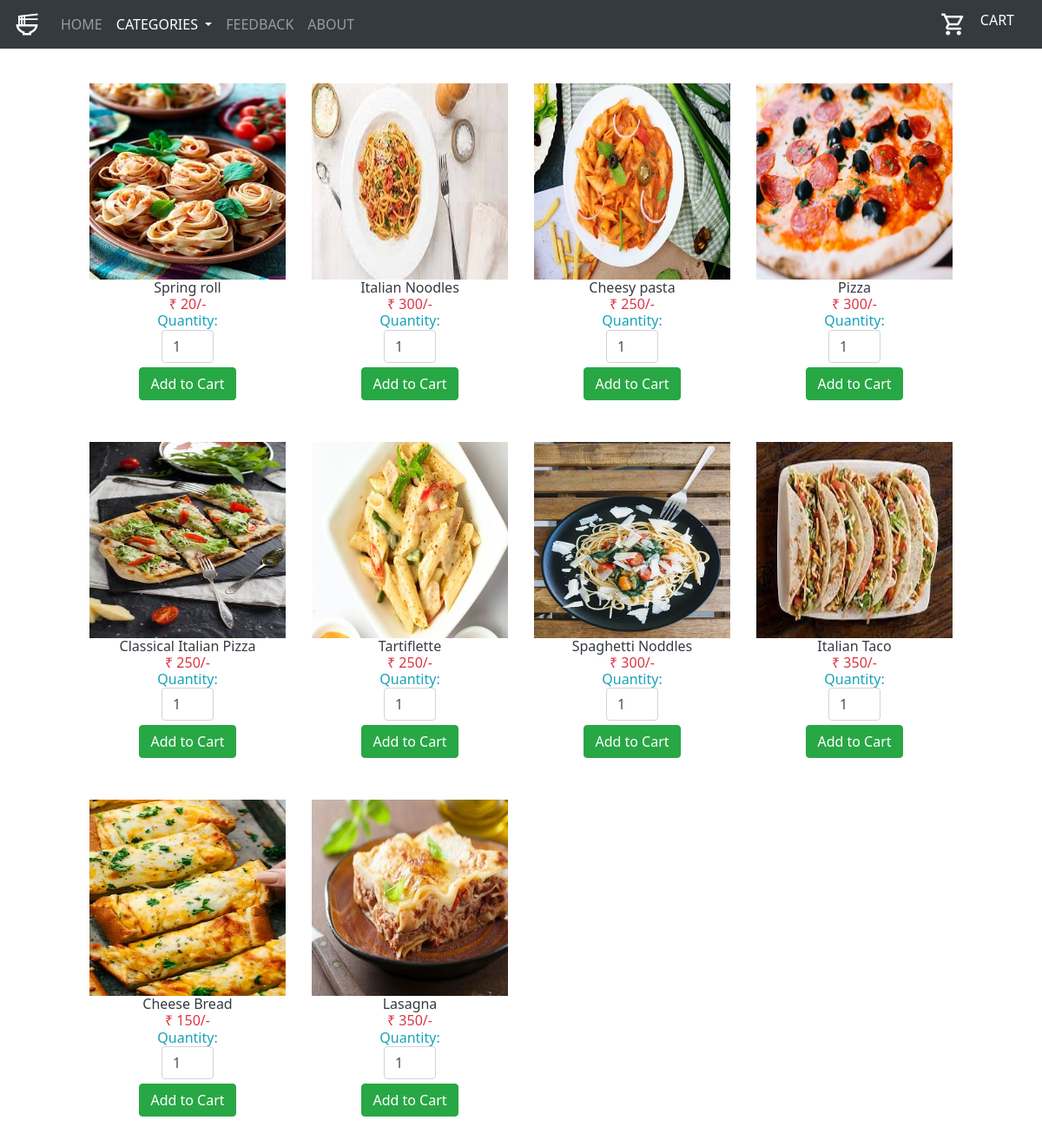
Screenshot of /italian.php (signed in) with the database file from the repository.
### tables this page shows
CREATE TABLE `food` (
  `id` int(11) NOT NULL,
  `category` varchar(20) NOT NULL,
  `name` varchar(30) NOT NULL,
  `price` int(11) NOT NULL,
  `path` varchar(50) NOT NULL,
  `table no` int(11) NOT NULL
);

### italian.php (the view, shortened to what this page needs)
<!doctype html>
<html lang="en">
  <head>
    <link rel="stylesheet" href="https://unpkg.com/swiper/swiper-bundle.css" />
<link rel="stylesheet" href="https://unpkg.com/swiper/swiper-bundle.min.css" />
    <link rel="stylesheet" href="https://cdn.jsdelivr.net/npm/bootstrap@4.6.0/dist/css/bootstrap.min.css">
<link href="https://unpkg.com/tailwindcss@^2/dist/tailwind.min.css" rel="stylesheet">
  </head>
  <body>
<header>
<nav class="navbar navbar-expand-md navbar-dark fixed-top bg-dark " >
  <a class="navbar-brand" href="home.php"> <img src="navbar/logo.svg"  width="30" height="30" class="d-inline-block align-top" alt=""></a>
  <div class="collapse navbar-collapse" id="navbarNavDropdown">
    <ul class="navbar-nav">
      <li class="nav-item ">
        <a class="nav-link" href="home.php">HOME <span class="sr-only">(current)</span></a>
      </li>
      <li class="nav-item dropdown">
        <a class="nav-link active dropdown-toggle" href="#" id="navbarDropdownMenuLink" role="button" data-toggle="dropdown" aria-haspopup="true" aria-expanded="false">
         CATEGORIES
        </a>
      </li>
      <li class="nav-item">
        <a class="nav-link" href="feedback.php">FEEDBACK</a>
      </li>
      <li class="nav-item ">
        <a class="nav-link" href="about.php">ABOUT</a>
      </li>
    </ul>
  </div>
  <form class="form-inline">
  <a class="navbar-brand" href="cart.php">
    <img src="navbar/cart.svg"  width="30" height="30" class="d-inline-block align-top" alt="">
    </a>
  <a class="navbar-brand " href="cart.php">
  <p class="h6">CART</p>
  </a>
  </form>
</nav>
</header>
<br><br><br><br>
<div class="container" style="width:95%;">
<?php
$conn = Connect();
$sql = "SELECT * FROM food WHERE category = 'Italian' ORDER BY id ";
$result = mysqli_query($conn, $sql);
if (mysqli_num_rows($result) > 0)
{
  $count=0;
  while($row = mysqli_fetch_assoc($result)){
    if ($count == 0)
      echo "<div class='row'>";
?>
<div class="col-md-3">
<form method="post" action="cart.php?action=add&id=<?php echo $row["id"]; ?>">
<div class="mypanel" align="center";>
<img src="<?php echo $row["path"]; ?>" class="img-responsive">
<h4 class="text-dark"><?php echo $row["name"]; ?></h4>
<h5 class="text-danger">&#8377; <?php echo $row["price"]; ?>/-</h5>
<h5 class="text-info">Quantity: <input type="number" min="1" max="25" name="quantity" class="form-control" value="1" style="width: 60px;"> </h5>
<input type="submit" name="add" style="margin-top:5px;" class="btn btn-success" value="Add to Cart">
</div>
</form>
<br><br>
</div>
<?php
$count++;
if($count==4)
{
  echo "</div>";
  $count=0;
}
}
?>
</div>
</div>
  <?php
}
?>
</body>
</html>

### rows the page displays
food: path (picture), name "Spring roll", price "20"
food: path (picture), name "Italian Noodles", price "300"
food: path (picture), name "Cheesy pasta", price "250"
food: path (picture), name "Pizza", price "300"
food: path (picture), name "Classical Italian Pizza", price "250"
food: path (picture), name "Tartiflette", price "250"
food: path (picture), name "Spaghetti Noddles", price "300"
food: path (picture), name "Italian Taco", price "350"
food: path (picture), name "Cheese Bread", price "150"
food: path (picture), name "Lasagna", price "350"
